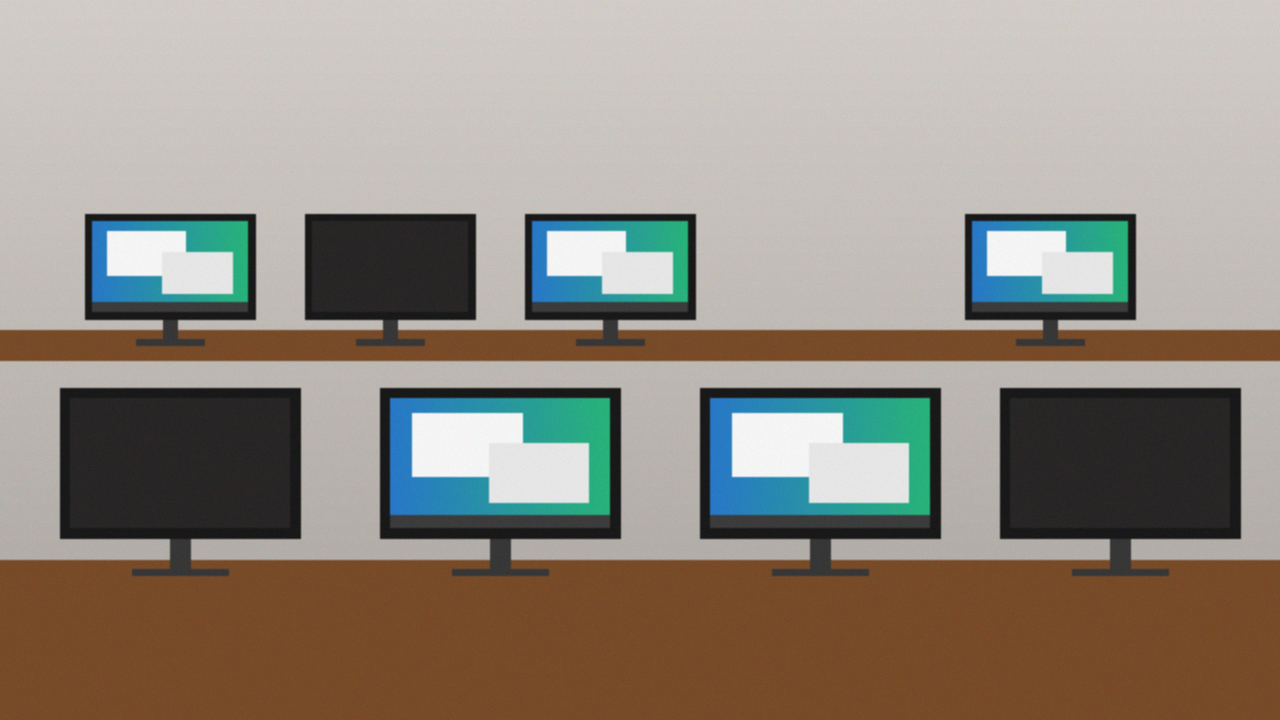
#> input picture computer_lab.png, 1280 x 720 px, found by its file name
$ jupyter execute q1.ipynb
#> lines starting #> are read from the running program, lines starting #| are printed output that depends on the picture; after the words box and inside, x2 and y2 are one past the last pixel; in counts of white or black regions, pixels touching at a corner belong together
[cell 1]
import cv2
import numpy as np
import matplotlib.pyplot as plt

# Read image
image = cv2.imread("computer_lab.png")
#> image is the input picture: shape (720, 1280, 3); mean B, G, R 127.2, 138.2, 146.8

# Convert BGR to RGB for Matplotlib
image_rgb = cv2.cvtColor(image, cv2.COLOR_BGR2RGB)

# Convert to grayscale
gray = cv2.cvtColor(image, cv2.COLOR_BGR2GRAY)

# Gaussian blur to remove noise
blurred = cv2.GaussianBlur(gray, (5, 5), 1.4)

# Canny edge detection
edges = cv2.Canny(blurred, 50, 150)
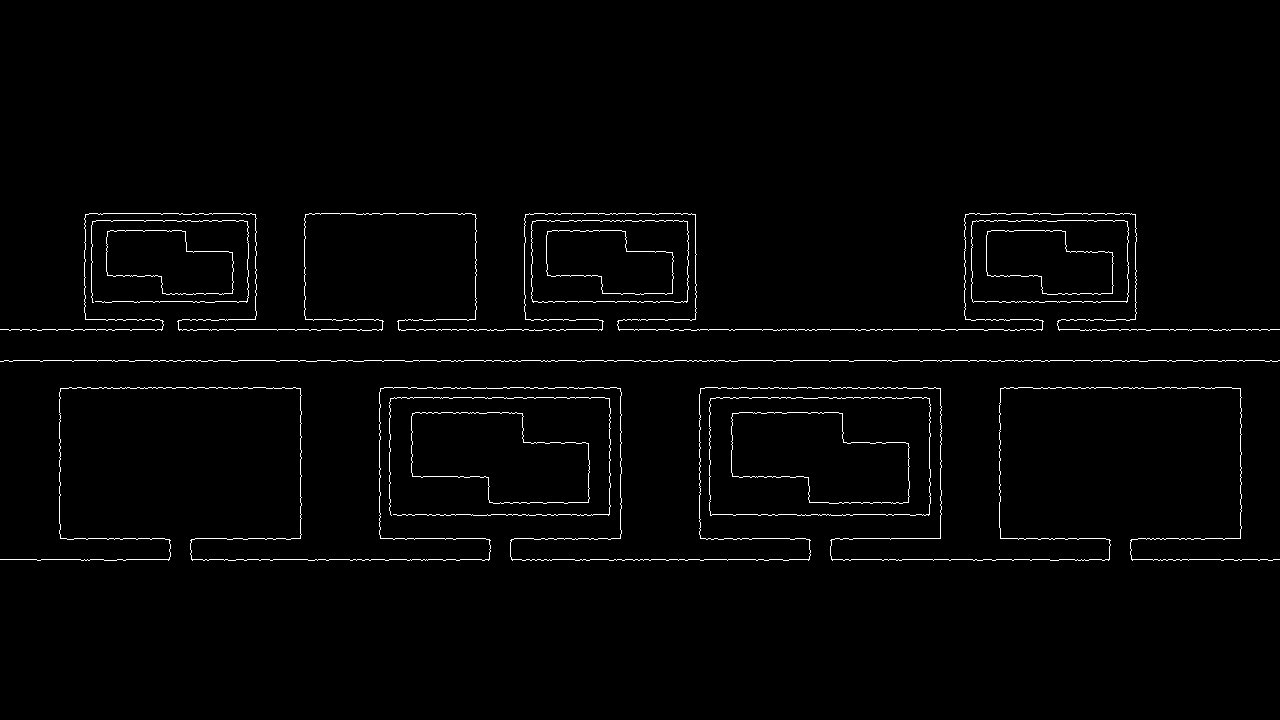
#> edges: shape (720, 1280); 1.5% white in thin lines or dots, all inside (x1, y1, x2, y2) = (0, 213, 1280, 561)

plt.figure(figsize=(12, 5))

plt.subplot(1, 2, 1)
plt.imshow(image_rgb)
plt.title("Original Image")
plt.axis("off")

plt.subplot(1, 2, 2)
plt.imshow(edges, cmap="gray")
plt.title("Canny Edges")
plt.axis("off")

plt.tight_layout()
plt.show()

# Hough line transform
lines = cv2.HoughLines(edges, 1, np.pi / 180, 60)
#> lines = 308 rows, first 8: [559, 1.57], [360, 1.57], [329, 1.57], [538, 1.57], [388, 1.57], [213, 1.57], [319, 1.57], [301, 1.57]
lines = lines.reshape(-1, 2)
#> lines = 308 pairs, first value -1232 to 1240, second value 0 to 3.12
print("Total lines:", len(lines))
#| Total lines: 308

# screen borders are only horizontal or vertical
horizontal = []
vertical = []
for rho, theta in lines:
    angle = np.degrees(theta)
    if abs(angle - 90) < 2:
        horizontal.append(int(rho))
    elif angle < 2 or angle > 178:
        vertical.append(int(abs(rho)))
#> this loop made 308 passes
#> (rho, theta, angle) on passes 1 to 3: (559, 1.57, 90), (360, 1.57, 90), (329, 1.57, 90)
#> after the loop, horizontal = 122 values, max 571 at index 80, min 194 at index 108, mean 377.3; vertical = 42 values, max 1240 at index 4, min 59 at index 8, mean 630.4

# many lines come on the same edge, so keep only one
def remove_same(values):
    result = []
    for v in values:
        same = False
        for r in result:
            if abs(v - r) <= 3:
                same = True
        if same == False:
            result.append(v)
#> this loop made 122 passes
#> v on passes 1 to 8: 559, 360, 329, 538, 388, 213, 319, 301
#> after the loop, result = 57 values, max 571 at index 44, min 194 at index 52, mean 376.7
    result.sort()
    return result

horizontal = remove_same(horizontal)
#> horizontal = 57 values from 194 to 571
vertical = remove_same(vertical)
#> the loop in remove_same (call 2), `for v in values:` made 42 passes
#> v on passes 1 to 8: 300, 620, 379, 940, 1240, 691, 699, 309
#> vertical = 37 values from 59 to 1240

# desk lines go across the whole image so remove them
thick_edges = cv2.dilate(edges, np.ones((5, 5), np.uint8))
#> thick_edges: shape (720, 1280); 8.4% white; 13 white regions, largest, box (x1, y1, x2, y2) and area: (0, 385, 1280, 563) 24185, (0, 211, 1280, 333) 18901, (0, 358, 1280, 364) 7007
desk = []
for y in horizontal:
    if (thick_edges[y] > 0).mean() > 0.9:
        desk.append(y)
#> this loop made 57 passes
#> y on passes 1 to 8: 194, 199, 203, 207, 213, 220, 230, 239
#> after the loop, desk = [329, 360, 559]
for y in desk:
    horizontal.remove(y)
#> this loop made 3 passes
#> after the loop, horizontal = 54 values from 194 to 571

print("Horizontal lines:", len(horizontal))
#| Horizontal lines: 54
print("Vertical lines:", len(vertical))
#| Vertical lines: 37

# Draw the lines
line_image = image_rgb.copy()
h, w = gray.shape
for y in horizontal:
    cv2.line(line_image, (0, y), (w, y), (255, 0, 0), 1)
#> this loop made 54 passes
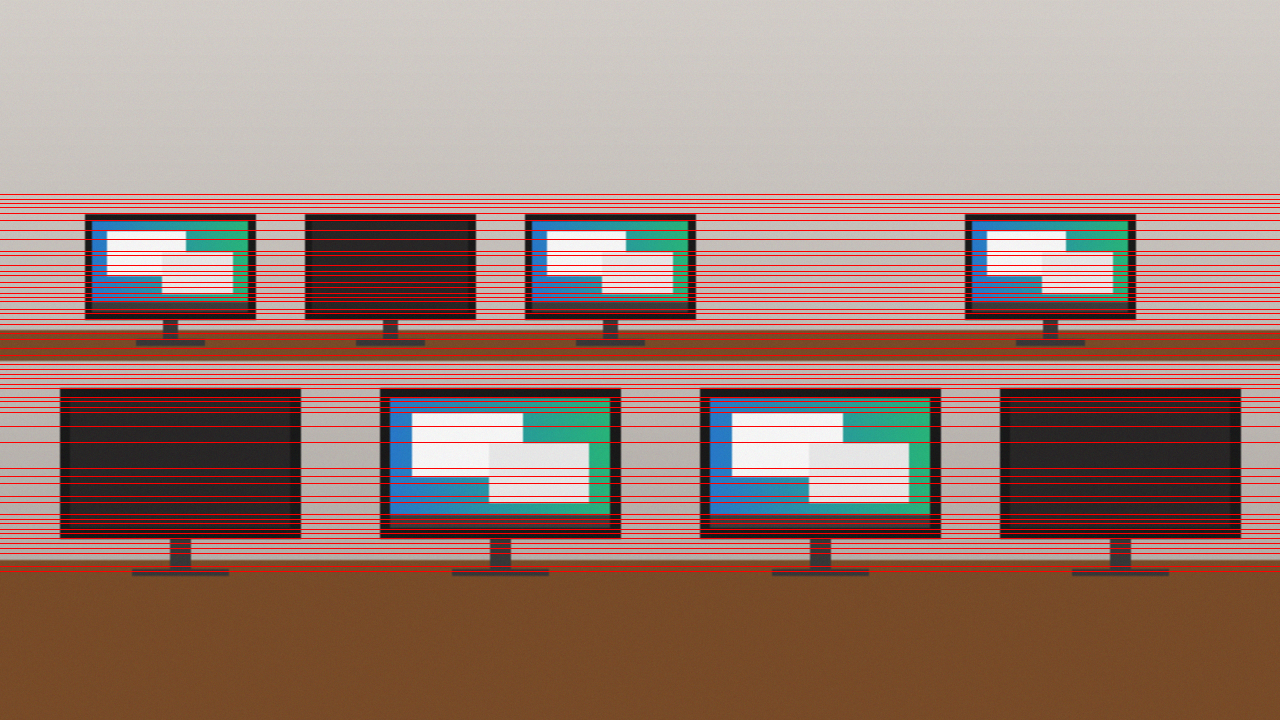
#> line_image: shape (720, 1280, 3); mean R, G, B 156.1, 128.2, 117.5
for x in vertical:
    cv2.line(line_image, (x, 0), (x, h), (0, 255, 0), 1)
#> this loop made 37 passes
#> x on passes 1 to 8: 59, 68, 84, 89, 255, 300, 304, 309
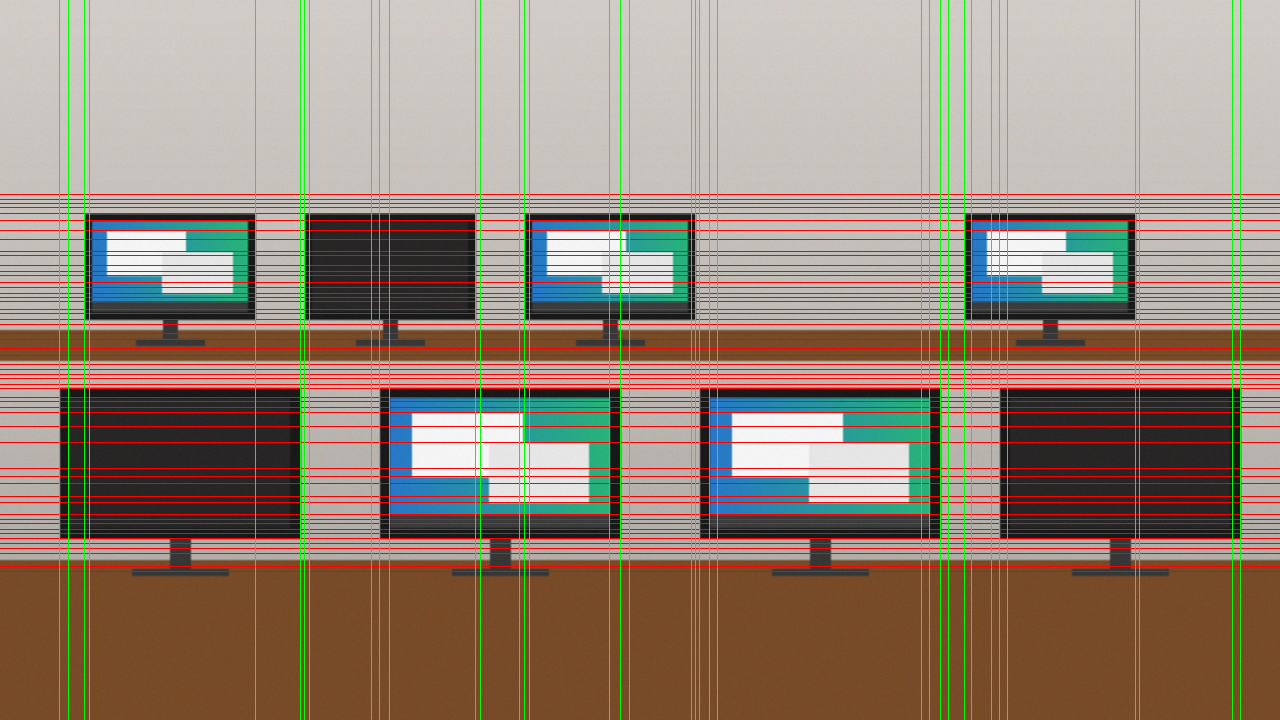
#> line_image: shape (720, 1280, 3); 2.89% of pixels changed, all inside (x1, y1, x2, y2) = (59, 0, 1241, 720)

plt.figure(figsize=(12, 7))
plt.imshow(line_image)
plt.title("Hough Lines")
plt.axis("off")
plt.show()

# Find screens
# take 2 horizontal and 2 vertical lines, if all 4 sides are on edges then it is a screen
edge_check = cv2.dilate(edges, np.ones((7, 7), np.uint8)) > 0
#> edge_check: shape (720, 1280) bool; 11.6% white; 7 white regions, largest, box (x1, y1, x2, y2) and area: (0, 210, 1280, 334) 45020, (0, 384, 1280, 564) 33504, (0, 357, 1280, 365) 9717
boxes = []

for i in range(len(horizontal)):
    for j in range(i + 1, len(horizontal)):
        y1 = horizontal[i]
        y2 = horizontal[j]
        box_h = y2 - y1
        if box_h < 50 or box_h > 300:
            continue

        for a in range(len(vertical)):
            for b in range(a + 1, len(vertical)):
                x1 = vertical[a]
                x2 = vertical[b]
                box_w = x2 - x1

                # monitor is wider than its height
                if box_w / box_h < 1.2 or box_w / box_h > 2.2:
                    continue

                top = edge_check[y1, x1:x2].mean()
                bottom = edge_check[y2, x1:x2].mean()
                left = edge_check[y1:y2, x1].mean()
                right = edge_check[y1:y2, x2].mean()

                if top > 0.85 and bottom > 0.85 and left > 0.85 and right > 0.85:
                    boxes.append((x1, y1, box_w, box_h))
#> this loop made 54 passes
#> after the loop, boxes = 83 items, first 6: (84, 213, 171, 88), (89, 213, 166, 88), (524, 213, 171, 88), (529, 213, 166, 88), (964, 213, 171, 88), (971, 213, 164, 88)

# remove a box if it is inside another box (screen inside the monitor border)
screens = []
for b1 in boxes:
    inside = False
    for b2 in boxes:
        if b1 != b2:
            if b1[0] >= b2[0] - 3 and b1[1] >= b2[1] - 3 and b1[0] + b1[2] <= b2[0] + b2[2] + 3 and b1[1] + b1[3] <= b2[1] + b2[3] + 3:
                inside = True
    if inside == False:
        screens.append(b1)
#> this loop made 83 passes
#> after the loop, screens = [(84, 213, 171, 106), (304, 213, 171, 106), (524, 213, 171, 106), (964, 213, 171, 106), (59, 384, 241, 154), (379, 384, 241, 154), (699, 384, 241, 154), (999, 384, 241, 154)]

print("Screens found:", len(screens))
#| Screens found: 8

# Put screens in rows (front row and back row)
screens.sort(key=lambda s: s[1])
rows = []
for s in screens:
    if len(rows) > 0 and abs(s[1] - rows[-1][0][1]) < 60:
        rows[-1].append(s)
    else:
        rows.append([s])
#> this loop made 8 passes
#> after the loop, rows = [[(84, 213, 171, 106), (304, 213, 171, 106), (524, 213, 171, 106), (964, 213, 171, 106)], [(59, 384, 241, 154), (379, 384, 241, 154), (699, 384, 241, 154), (999, 384, 241, 154)]]

# Check ON / OFF and missing screens
hsv = cv2.cvtColor(image, cv2.COLOR_BGR2HSV)
#> hsv: shape (720, 1280, 3); mean H, S, V 33.6, 64.9, 154.1
result = image_rgb.copy()
on_count = 0
off_count = 0
missing_count = 0

for r in range(len(rows)):
    row = rows[r]
    row.sort(key=lambda s: s[0])

    for k in range(len(row)):
        x, y, bw, bh = row[k]

        # brightness of the middle part of the screen
        middle = hsv[y + bh // 6 : y + bh - bh // 6, x + bw // 6 : x + bw - bw // 6, 2]
        brightness = middle.mean()

        if brightness > 80:
            status = "ON"
            color = (0, 255, 0)
            on_count += 1
        else:
            status = "OFF"
            color = (255, 165, 0)
            off_count += 1

        name = "R" + str(r + 1) + "-" + str(k + 1)
        print(name, status, round(brightness, 1))

        cv2.rectangle(result, (x, y), (x + bw, y + bh), color, 3)
        cv2.putText(result, name + " " + status, (x, y - 8), cv2.FONT_HERSHEY_SIMPLEX, 0.7, color, 2)

    # missing screen: if gap between 2 screens is bigger than normal
    centers = []
    for s in row:
        centers.append(s[0] + s[2] / 2)
    gaps = np.diff(centers)
    if len(gaps) == 0:
        continue
    normal_gap = np.median(gaps)

    avg_w = int(np.mean([s[2] for s in row]))
    avg_h = int(np.mean([s[3] for s in row]))
    avg_y = int(np.mean([s[1] for s in row]))

    for k in range(len(gaps)):
        empty = int(round(gaps[k] / normal_gap)) - 1
        for m in range(empty):
            cx = int(centers[k] + normal_gap * (m + 1))
            missing_count += 1
            cv2.rectangle(result, (cx - avg_w // 2, avg_y), (cx + avg_w // 2, avg_y + avg_h), (255, 0, 0), 3)
            cv2.putText(result, "MISSING", (cx - avg_w // 2, avg_y - 8), cv2.FONT_HERSHEY_SIMPLEX, 0.7, (255, 0, 0), 2)
#> this loop made 2 passes
#> (gaps, normal_gap, avg_w, avg_h, avg_y) on passes 1 to 2: ([220, 220, 440], 220, 171, 106, 213), ([320, 320, 300], 320, 241, 154, 384)
#> (printed output is left out)
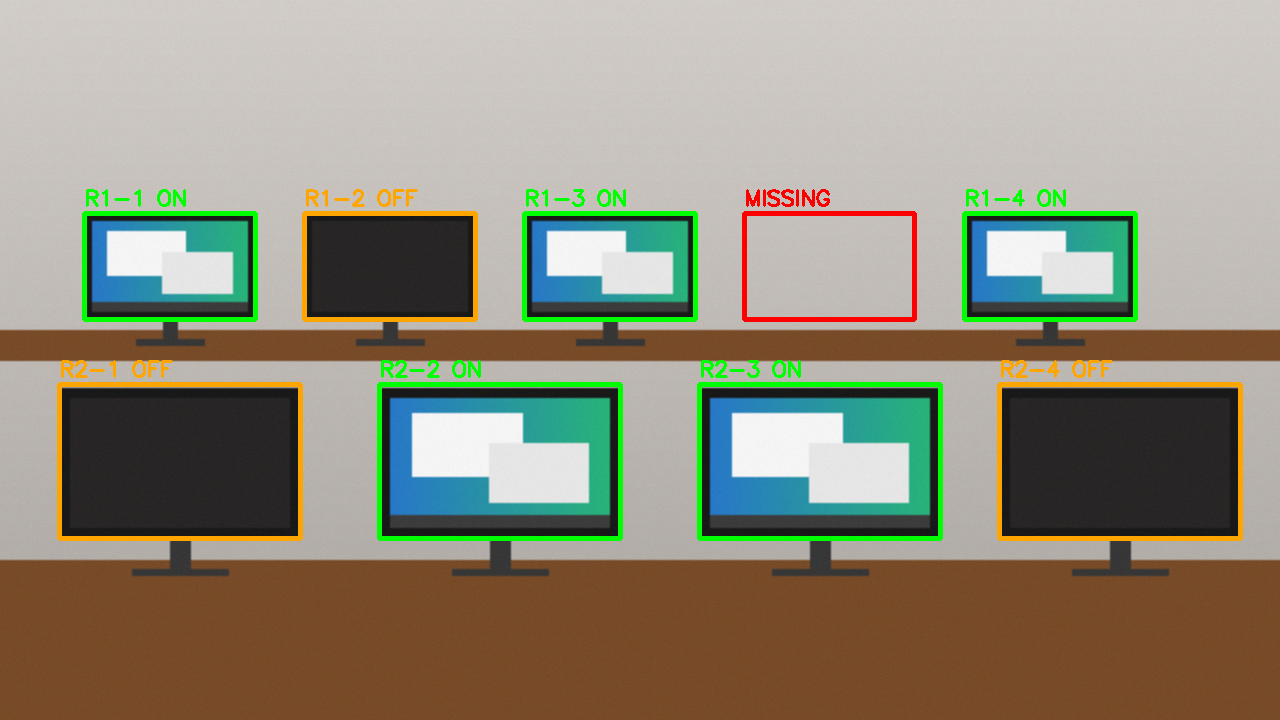
#> result: shape (720, 1280, 3); mean R, G, B 146, 140.7, 122.2
#> after the loop, missing_count = 1; off_count = 3; on_count = 5

print("Screens ON:", on_count)
#| Screens ON: 5
print("Screens OFF:", off_count)
#| Screens OFF: 3
print("Missing screens:", missing_count)
#| Missing screens: 1

plt.figure(figsize=(14, 8))
plt.imshow(result)
plt.title("Detected Screens")
plt.axis("off")
plt.show()
